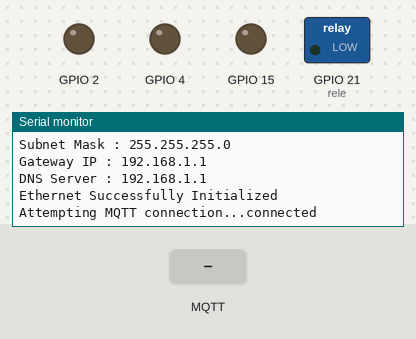
Simulated run of this sketch. Board: ESP32. Parts: switched loads named in the sketch (green lamp = pin HIGH), output pins drawn as LEDs (lit = HIGH), the last lines printed to the serial monitor. The test bench sets the inputs (shaded band). WiFi joins after 1.5 s; servers stay silent unless stated; no MQTT or app messages arrive unless stated.

Above: at 7.7 s.
7.8 s: MQTT message "0" arrives on the first subscribed topic
At 8.4 s:
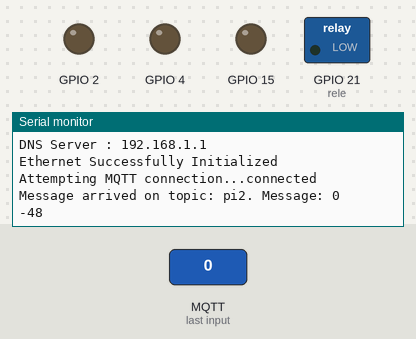
9.3 s: MQTT message "on" arrives on the first subscribed topic
At 10.7 s:
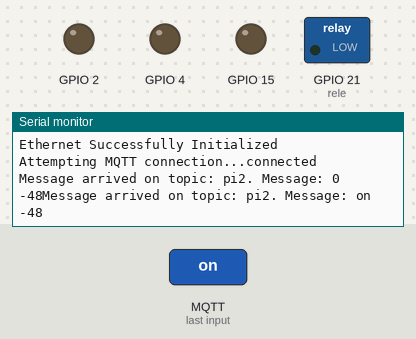

The sketch:

espCode.ino
```cpp
#include <Ethernet.h>
#include <HTTPClient.h>
#include <PubSubClient.h>
#include <ESP32Ping.h>


byte mac[] = {0xDE, 0xAD, 0xBE, 0xEF, 0xFE, 0xED};  // MAC address
IPAddress ip(10, 9, 0, 36);  // IP address que o esp32 irá assumir
EthernetClient ethClient;


////////////MQTT RELATED
const char* mqtt_server = "10.9.0.35"; // MQTT broker/server IP address
const char* mqttTopic = "pi2"; //topico do mqtt
const int mqttPort = 1883; //porta do mqtt

PubSubClient client(ethClient);

void setup() {
  Serial.begin(115200);
  pinMode(15, OUTPUT);
  pinMode(2, OUTPUT);
  pinMode(4, OUTPUT);
  pinMode(21, OUTPUT); //rele

  setup_ethernet();
  client.setServer(mqtt_server, 1883);
  client.setCallback(callback);
}

void setup_ethernet() {
  Serial.println("Begin Ethernet");

  Ethernet.init(5);
  if (Ethernet.begin(mac)) { // Dynamic IP setup
    Serial.println("DHCP OK!");
  } else {
    Serial.println("Failed to configure Ethernet using DHCP");
    // Check for Ethernet hardware present
    if (Ethernet.hardwareStatus() == EthernetNoHardware) {
      Serial.println("Ethernet shield was not found.  Sorry, can't run without hardware. :(");
      while (true) {
        delay(1); // do nothing, no point running without Ethernet hardware
      }
    }
    if (Ethernet.linkStatus() == LinkOFF) {
      Serial.println("Ethernet cable is not connected.");
    }
  }
  delay(5000);


  Serial.print("Local IP : ");
  Serial.println(Ethernet.localIP());
  Serial.print("Subnet Mask : ");
  Serial.println(Ethernet.subnetMask());
  Serial.print("Gateway IP : ");
  Serial.println(Ethernet.gatewayIP());
  Serial.print("DNS Server : ");
  Serial.println(Ethernet.dnsServerIP());

  Serial.println("Ethernet Successfully Initialized");

}

void callback(char* topic, byte* message, unsigned int length) {
  Serial.print("Message arrived on topic: ");
  Serial.print(topic);
  Serial.print(". Message: ");
  String messageTemp;

  for (int i = 0; i < length; i++) {
    Serial.print((char)message[i]);
    messageTemp += (char)message[i];
  }
  Serial.println();

//  int opMode = messageTemp[// mudar o indice].toInt();
  int opMode = (int)messageTemp[7]-48;
  Serial.print(opMode);
  sinalDefinition(opMode);

}

void reconnect() {
  // Loop until we're reconnected
  while (!client.connected()) {
    Serial.print("Attempting MQTT connection...");
    // Attempt to connect
    if (client.connect("ESP8266Client")) {
      Serial.println("connected");
      // Subscribe
      client.subscribe("pi2");
    } else {
      Serial.print("failed, rc=");
      Serial.print(client.state());
      Serial.println(" try again in 5 seconds");
      delay(5000);
    }
  }
}

void sinalDefinition(int valor){
  if(valor == 0){ //off
    digitalWrite(15, LOW);
    digitalWrite(2, LOW);
    digitalWrite(4, HIGH);
    digitalWrite(21, LOW);
  } else if(valor == 1){ //on
    digitalWrite(15, HIGH);
    digitalWrite(2, LOW);
    digitalWrite(4, LOW);
    digitalWrite(21, LOW);

  } else if(valor == 2){ //standby
    digitalWrite(15, LOW);
    digitalWrite(2, LOW);
    digitalWrite(4, HIGH);
    digitalWrite(21, LOW);

  } else if(valor == 3){ //emergencia
    digitalWrite(15, LOW);
    digitalWrite(2, LOW);
    digitalWrite(4, LOW);
    digitalWrite(21, HIGH);
  }

}

void loop() {

  if (!client.connected()) {
    reconnect();
  }
  client.loop();


}
```

Measured:
- after the input at 7.8 s, the serial monitor: prints a new line at once (image 1)
- after the input at 9.3 s, the serial monitor: prints a new line at once (image 2)
